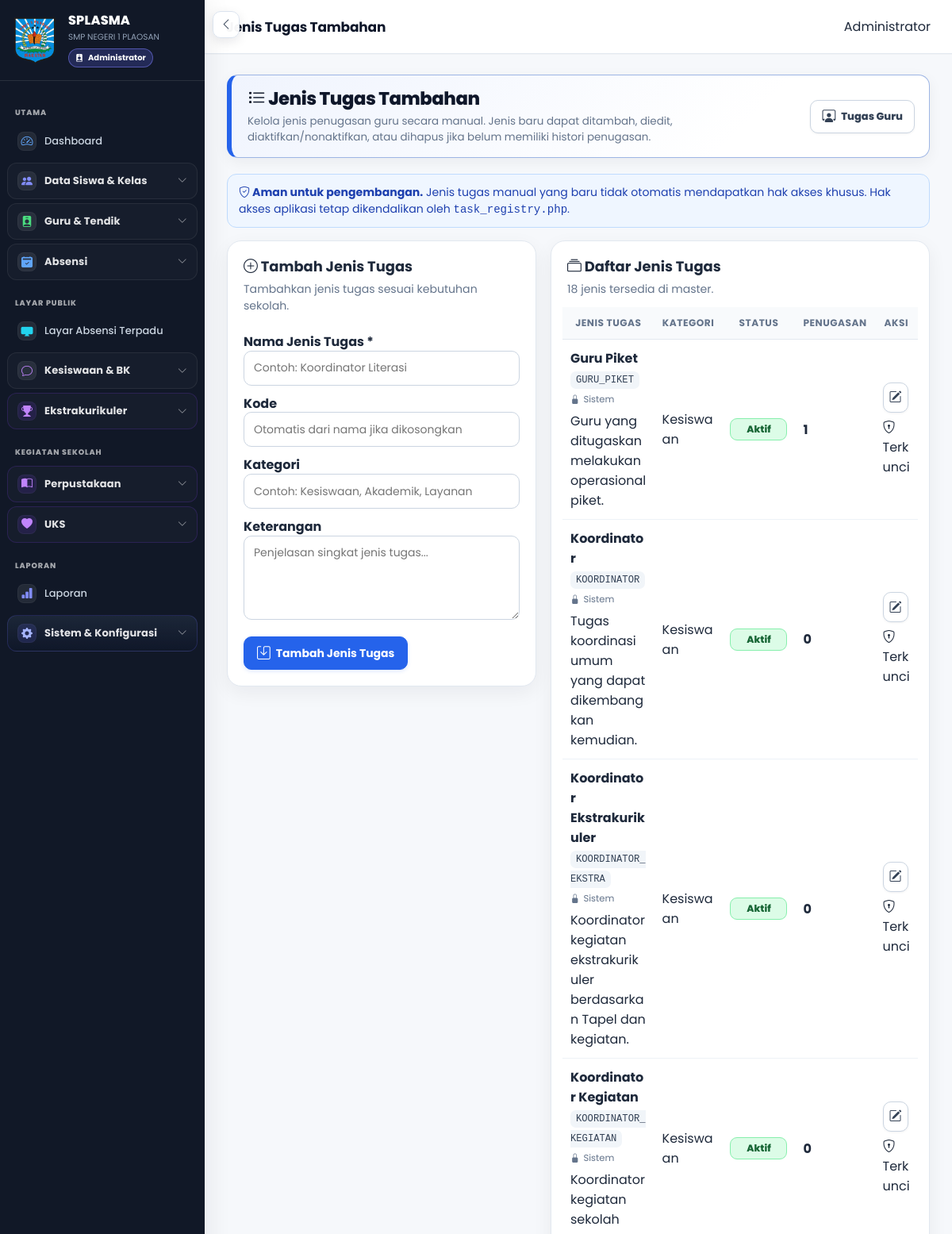
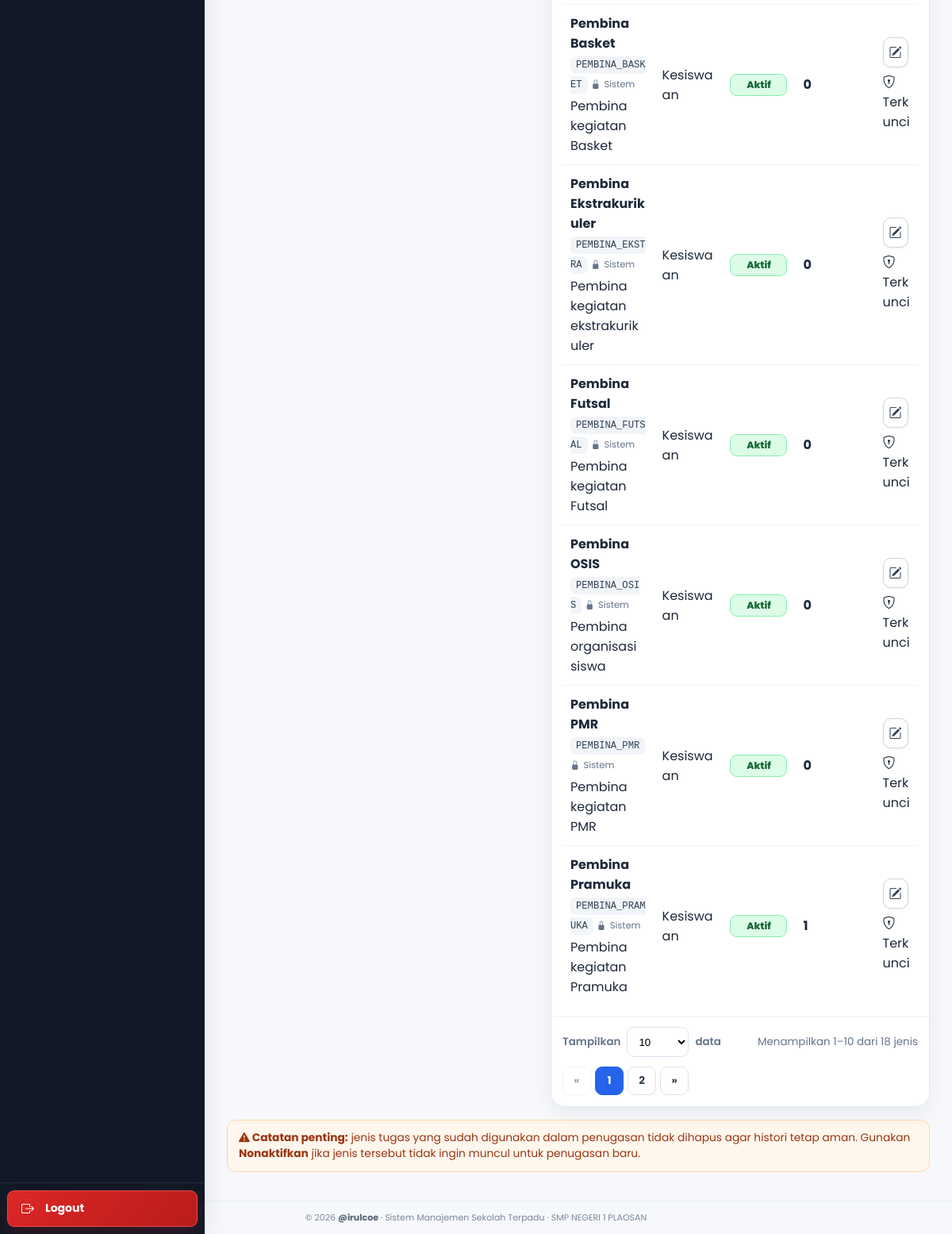
/jenis_tugas/index.php (signed in), run on the app's committed database (2 pictures, top to bottom).
### tables this page shows
CREATE TABLE `profil_sekolah` (
  `id` bigint(20) UNSIGNED NOT NULL,
  `nama_sekolah` varchar(200) NOT NULL,
  `npsn` varchar(30) DEFAULT NULL,
  `nss` varchar(30) DEFAULT NULL,
  `jenjang` varchar(50) DEFAULT NULL,
  `status_sekolah` varchar(50) DEFAULT NULL,
  `alamat` text DEFAULT NULL,
  `desa` varchar(100) DEFAULT NULL,
  `kecamatan` varchar(100) DEFAULT NULL,
  `kabupaten` varchar(100) DEFAULT NULL,
  `provinsi` varchar(100) DEFAULT NULL,
  `kode_pos` varchar(10) DEFAULT NULL,
  `telepon` varchar(50) DEFAULT NULL,
  `email` varchar(150) DEFAULT NULL,
  `website` varchar(200) DEFAULT NULL,
  `logo` varchar(255) DEFAULT NULL,
  `foto` varchar(255) DEFAULT NULL,
  `nama_kepala` varchar(200) DEFAULT NULL,
  `nip_kepala` varchar(50) DEFAULT NULL,
  `created_at` timestamp NULL DEFAULT current_timestamp(),
  `updated_at` timestamp NULL DEFAULT current_timestamp() ON UPDATE current_timestamp()
);

CREATE TABLE `jenis_tugas` (
  `id` bigint(20) UNSIGNED NOT NULL,
  `kode` varchar(50) NOT NULL,
  `nama` varchar(100) NOT NULL,
  `kategori` varchar(50) DEFAULT NULL,
  `aktif` tinyint(1) NOT NULL DEFAULT 1,
  `keterangan` text DEFAULT NULL,
  `created_at` timestamp NULL DEFAULT current_timestamp(),
  `updated_at` timestamp NULL DEFAULT current_timestamp() ON UPDATE current_timestamp()
);

### jenis_tugas/index.php (the view, shortened to what the rows shown need)
<?php
require_once __DIR__ . '/../includes/auth.php';
require_once __DIR__ . '/../includes/task_registry.php';
$protectedCodes = array_keys(task_registry());
$editRow = null;
$rows = $pdo->query("
    SELECT jt.*,
           (SELECT COUNT(*) FROM tugas_guru tg WHERE tg.jenis_tugas_id=jt.id) AS total_penugasan
    FROM jenis_tugas jt
    ORDER BY jt.aktif DESC, jt.kategori ASC, jt.nama ASC, jt.id ASC
")->fetchAll(PDO::FETCH_ASSOC);
$perPage = (int)($_GET['per_page'] ?? 10);
$totalRows = count($rows);
$totalPages = max(1, (int)ceil($totalRows / $perPage));
$currentPage = max(1, (int)($_GET['page'] ?? 1));
$currentPage = min($currentPage, $totalPages);
$pageRows = array_slice($rows, ($currentPage - 1) * $perPage, $perPage);
require_once __DIR__ . '/../layouts/header.php';
require_once __DIR__ . '/../layouts/sidebar.php';
?>
<main class="main">
<section class="content">
    <div class="page-header">
        <div>
            <h1><i class="bi bi-list-task"></i> Jenis Tugas Tambahan</h1>
        </div>
    </div>
    <div class="jt-layout">
        <div class="jt-card" id="editor">
            <div class="jt-card-head">
                <h2><i class="bi bi-plus-circle"></i> <?=$editRow ? 'Edit Jenis Tugas' : 'Tambah Jenis Tugas'?></h2>
            </div>
        </div>
        <div class="jt-card">
            <div class="jt-card-head">
                <h2><i class="bi bi-collection"></i> Daftar Jenis Tugas</h2>
            </div>
            <div class="jt-table-wrap">
                <table class="jt-table">
                    <thead>
                        <tr>
                            <th>Jenis Tugas</th>
                            <th>Kategori</th>
                            <th>Status</th>
                            <th>Penugasan</th>
                            <th>Aksi</th>
                        </tr>
                    </thead>
                    <tbody>
                    <?php if(!$rows): ?>
                        <tr><td colspan="5" class="jt-empty">Belum ada jenis tugas.</td></tr>
                    <?php else: foreach($pageRows as $r):
                        $isProtected = in_array((string)$r['kode'], $protectedCodes, true);
                        $used = (int)$r['total_penugasan'];
                    ?>
                        <tr>
                            <td>
                                <strong><?=e($r['nama'])?></strong><br>
                                <span class="jt-code"><?=e($r['kode'])?></span>
                                <?php if($isProtected): ?><div class="jt-protected"><i class="bi bi-lock-fill"></i> Sistem</div><?php endif; ?>
                                <?php if(!empty($r['keterangan'])): ?><div class="text-muted small" style="margin-top:4px"><?=e($r['keterangan'])?></div><?php endif; ?>
                            </td>
                            <td><?=e((string)($r['kategori'] ?: '-'))?></td>
                            <td><span class="status-badge <?=$r['aktif'] ? 'status-aktif' : 'status-nonaktif'?>"><?=$r['aktif'] ? 'Aktif' : 'Nonaktif'?></span></td>
                            <td><strong><?=$used?></strong></td>
                            <td>
                                <div class="jt-actions-cell">
                                    <a class="btn btn-secondary btn-sm btn-icon-sm" href="?edit=<?=(int)$r['id']?>" title="Edit" aria-label="Edit"><i class="bi bi-pencil-square"></i></a>
                                    <?php if(!$isProtected): ?>
                                        <form method="post" style="display:inline" onsubmit="return confirm('Ubah status jenis tugas ini?')">
                                            <?=csrf_field()?>
                                            <input type="hidden" name="action" value="toggle">
                                            <input type="hidden" name="id" value="<?=(int)$r['id']?>">
                                            <button class="btn btn-warning btn-sm btn-icon-sm" type="submit" title="<?=$r['aktif']?'Nonaktifkan':'Aktifkan'?>" aria-label="<?=$r['aktif']?'Nonaktifkan':'Aktifkan'?>">
                                                <i class="bi <?=$r['aktif']?'bi-pause-circle':'bi-play-circle'?>"></i>
                                            </button>
                                        </form>
                                        <?php if($used === 0): ?>
                                            <form method="post" style="display:inline" onsubmit="return confirm('Hapus jenis tugas ini secara permanen?')">
                                                <?=csrf_field()?>
                                                <input type="hidden" name="action" value="delete">
                                                <input type="hidden" name="id" value="<?=(int)$r['id']?>">
                                                <button class="btn btn-danger btn-sm btn-icon-sm" type="submit" title="Hapus" aria-label="Hapus"><i class="bi bi-trash3"></i></button>
                                            </form>
                                        <?php else: ?>
                                            <span class="muted-text" title="Sudah digunakan pada penugasan"><i class="bi bi-lock"></i> Histori</span>
                                        <?php endif; ?>
                                    <?php else: ?>
                                        <span class="muted-text" title="Jenis tugas sistem dilindungi"><i class="bi bi-shield-lock"></i> Terkunci</span>
                                    <?php endif; ?>
                                </div>
                            </td>
                        </tr>
                    <?php endforeach; endif; ?>
                    </tbody>
                </table>
            </div>
        </div>
    </div>
</section>
</main>
<?php require_once __DIR__ . '/../layouts/footer.php'; ?>

### layouts/sidebar.php (shortened to what the rows shown need)
<?php $sidebar_role_class = 'sidebar-role-' . preg_replace('/[^a-z0-9_-]/i', '', (string)user_role()); ?>
<aside id="globalSidebar" class="sidebar <?= e($sidebar_role_class) ?>" aria-label="Navigasi utama">
    <div class="sidebar-brand">
        <?php if (!empty($school_profile['logo'])): ?>
            <img src="<?= e(school_logo_url($pdo)) ?>" alt="Logo Sekolah" class="sidebar-logo">
        <?php endif; ?>
        <div class="sidebar-brand-info">
            <div class="sidebar-brand-title">SPLASMA</div>
            <small><?= e($school_profile['nama_sekolah']) ?></small>
            <div class="sidebar-role-badge">
                <i class="bi bi-person-badge-fill" aria-hidden="true"></i>
                <span><?= e(sidebar_role_label()) ?></span>
            </div>
        </div>
    </div>
</aside>

### data on the page
profil_sekolah: logo (picture), nama_sekolah "SMP NEGERI 1 PLAOSAN"
jenis_tugas: nama "Guru Piket", kode "GURU_PIKET", shows "Sistem", keterangan "Guru yang ditugaskan melakukan operasional piket.", kategori "Kesiswaan", aktif "Aktif", used "1", shows "Terkunci"
jenis_tugas: nama "Koordinator", kode "KOORDINATOR", shows "Sistem", keterangan "Tugas koordinasi umum yang dapat dikembangkan kemudian.", kategori "Kesiswaan", aktif "Aktif", used "0", shows "Terkunci"
jenis_tugas: nama "Koordinator Ekstrakurikuler", kode "KOORDINATOR_EKSTRA", shows "Sistem", keterangan "Koordinator kegiatan ekstrakurikuler berdasarkan Tapel dan kegiatan.", kategori "Kesiswaan", aktif "Aktif", used "0", shows "Terkunci"
jenis_tugas: nama "Koordinator Kegiatan", kode "KOORDINATOR_KEGIATAN", shows "Sistem", keterangan "Koordinator kegiatan sekolah", kategori "Kesiswaan", aktif "Aktif", used "0", shows "Terkunci"
jenis_tugas: nama "Pembina Basket", kode "PEMBINA_BASKET", shows "Sistem", keterangan "Pembina kegiatan Basket", kategori "Kesiswaan", aktif "Aktif", used "0", shows "Terkunci"
jenis_tugas: nama "Pembina Ekstrakurikuler", kode "PEMBINA_EKSTRA", shows "Sistem", keterangan "Pembina kegiatan ekstrakurikuler", kategori "Kesiswaan", aktif "Aktif", used "0", shows "Terkunci"
jenis_tugas: nama "Pembina Futsal", kode "PEMBINA_FUTSAL", shows "Sistem", keterangan "Pembina kegiatan Futsal", kategori "Kesiswaan", aktif "Aktif", used "0", shows "Terkunci"
jenis_tugas: nama "Pembina OSIS", kode "PEMBINA_OSIS", shows "Sistem", keterangan "Pembina organisasi siswa", kategori "Kesiswaan", aktif "Aktif", used "0", shows "Terkunci"
jenis_tugas: nama "Pembina PMR", kode "PEMBINA_PMR", shows "Sistem", keterangan "Pembina kegiatan PMR", kategori "Kesiswaan", aktif "Aktif", used "0", shows "Terkunci"
jenis_tugas: nama "Pembina Pramuka", kode "PEMBINA_PRAMUKA", shows "Sistem", keterangan "Pembina kegiatan Pramuka", kategori "Kesiswaan", aktif "Aktif", used "1", shows "Terkunci"

### other printed values
sidebar_role_label() "Administrator"
$label "Dashboard Layar Absensi Terpadu Laporan"
$label "Data Siswa & Kelas Guru & Tendik Absensi Kesiswaan & BK Ekstrakurikuler Perpustakaan UKS Sistem & Konfigurasi"
user_name() "Administrator"
$totalRows "18"
min($currentPage * $perPage, $totalRows) "10"
APP_NAME "Sistem Manajemen Sekolah Terpadu"
NAMA_SEKOLAH "SMP NEGERI 1 PLAOSAN"
form field value "10"
